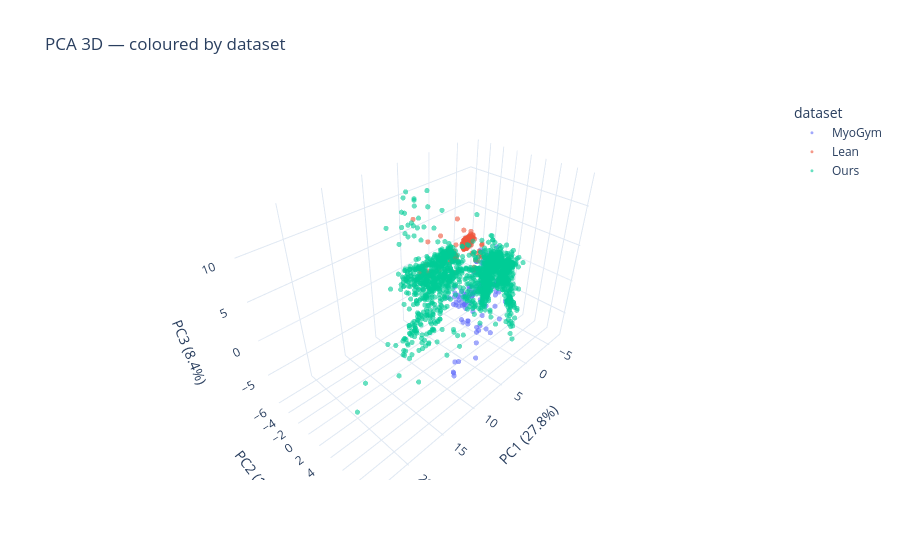

The notebook cell this image was saved under:
### Code cell
X_pca_3d, pca3 = plot_pca_3d(X_scaled, y_all, color_by='dataset',
                               dataset_labels=datasets_all,
                               save_path='pca_3d.html')
